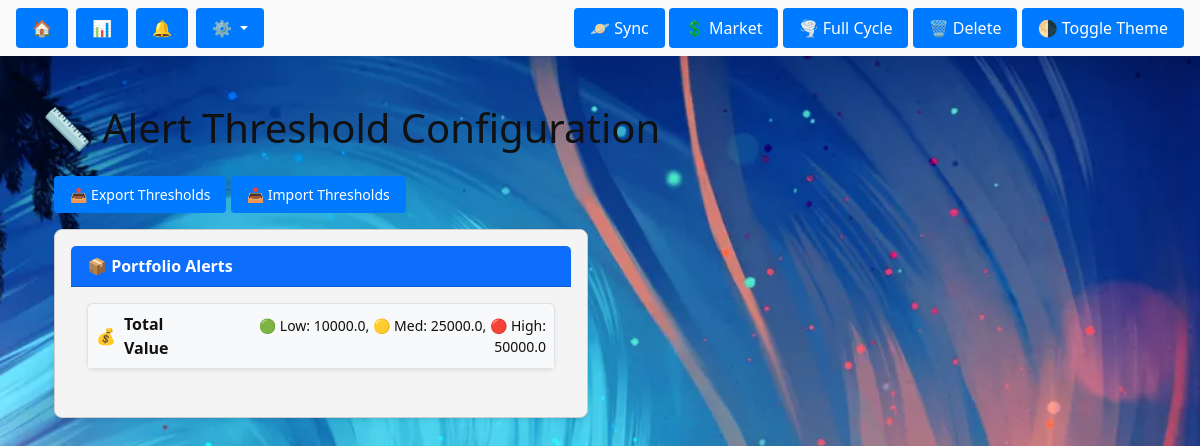
/system/alert_thresholds, run on the app's committed database.
### tables this page shows
CREATE TABLE alert_thresholds (
                    id TEXT PRIMARY KEY,
                    alert_type TEXT NOT NULL,
                    alert_class TEXT NOT NULL,
                    metric_key TEXT NOT NULL,
                    condition TEXT NOT NULL,
                    low REAL NOT NULL,
                    medium REAL NOT NULL,
                    high REAL NOT NULL,
                    enabled BOOLEAN DEFAULT 1,
                    last_modified TEXT DEFAULT CURRENT_TIMESTAMP
                );

### system/system_bp.py (the view)
@system_bp.route("/alert_thresholds", methods=["GET"])
def list_alert_thresholds():
    db = current_app.data_locker.db
    thresholds = DLThresholdManager(db).get_all()
    grouped = {}
    for t in thresholds:
        for level in ["low", "medium", "high"]:
            notify_field = f"{level}_notify"
            raw = getattr(t, notify_field, "") or ""
            notify_list = [v.strip() for v in raw.split(",") if v.strip()]
            setattr(t, f"{notify_field}_list", notify_list)
            value_field = getattr(t, level, None)
            setattr(t, f"{level}_val", value_field)
        grouped.setdefault(t.alert_class, []).append(t)
    return render_template("system/alert_thresholds.html", grouped_thresholds=grouped)

### data/data_locker.py (called while the page is built, shortened)
    def seed_default_thresholds(self):
        existing = self.db.get_cursor().execute("SELECT COUNT(*) FROM alert_thresholds").fetchone()[0]
        if existing > 0:
            return  # Already seeded

### data/database.py (called while the page is built)
    def connect(self):
        if self.conn is None:
            dir_name = os.path.dirname(self.db_path)
            if dir_name and dir_name.strip() != "":
                os.makedirs(dir_name, exist_ok=True)
            self.conn = sqlite3.connect(self.db_path, check_same_thread=False)
            self.conn.row_factory = sqlite3.Row
            self.conn.execute("PRAGMA journal_mode=WAL;")
        return self.conn

    def get_cursor(self):
        return self.connect().cursor()

    def commit(self):
        self.connect().commit()

### data/dl_monitor_ledger.py (called while the page is built)
    def ensure_table(self):
        cursor = self.db.get_cursor()
        cursor.execute("""
            CREATE TABLE IF NOT EXISTS monitor_ledger (
                id TEXT PRIMARY KEY,
                monitor_name TEXT NOT NULL,
                timestamp TEXT NOT NULL,
                status TEXT NOT NULL,
                metadata TEXT,
                created_at TEXT DEFAULT CURRENT_TIMESTAMP
            )
        """)
        self.db.commit()
        log.success("✅ monitor_ledger table ensured", source="DLMonitorLedger")

### data/dl_system_data.py (called while the page is built)
    def get_active_theme_profile(self) -> dict:
        try:
            cursor = self.db.get_cursor()
            row = cursor.execute("SELECT theme_active_profile FROM system_vars WHERE id = 1").fetchone()
            if not row or not row["theme_active_profile"]:
                return {}
            active_name = row["theme_active_profile"]
            all_profiles = self.get_theme_profiles()
            return all_profiles.get(active_name, {})
        except Exception as e:
            log.error(f"❌ Failed to retrieve active theme profile: {e}", source="DLSystemDataManager")
            return {}

### data/dl_thresholds.py (called while the page is built)
    def get_all(self) -> list:
        cursor = self.db.get_cursor()
        rows = cursor.execute("SELECT * FROM alert_thresholds ORDER BY alert_type").fetchall()
        return [AlertThreshold(**dict(row)) for row in rows]

### sonic_app.py (called while the page is built)
@app.context_processor
def inject_theme_profile():
    try:
        from system.system_core import SystemCore
        core = SystemCore(current_app.data_locker)
        active_theme = core.get_active_profile()
        return {"active_theme_profile": active_theme or {}}
    except Exception as e:
        return {"active_theme_profile": {}}

### templates/system/alert_thresholds.html (shortened to what this page needs)
{% extends "base.html" %}
{% block page_title %}
  <h1 class="mb-4">📏 Alert Threshold Configuration</h1>
{% endblock %}
{% block content %}
<div class="container-fluid">
  <div class="mb-3">
    <button class="btn btn-sm btn-primary" onclick="downloadThresholds()">📤 Export Thresholds</button>
    <button class="btn btn-sm btn-secondary" onclick="document.getElementById('thresholdUpload').click()">📥 Import Thresholds</button>
  </div>
  <div class="row">
    {% for alert_class, thresholds in grouped_thresholds.items() %}
      <div class="col-md-6">
        <div class="card shadow-sm mb-4">
          <div class="card-header bg-primary text-white fw-bold">
            {% if alert_class == "Portfolio" %} 📦 Portfolio Alerts
            {% elif alert_class == "Position" %} 🧍 Position Alerts
            {% elif alert_class == "Market" %} 💹 Market Alerts
            {% else %} ⚙️ {{ alert_class }} Alerts
            {% endif %}
          </div>
          <div class="card-body">
            {% for t in thresholds %}
              <div class="mb-3 border rounded shadow-sm" id="card-{{ t.id }}" style="cursor: pointer;" onclick="toggleCard('{{ t.id }}')">
                <div class="p-2 bg-light rounded-top">
                  <div class="d-flex align-items-center justify-content-between">
                    <div class="d-flex align-items-center gap-2">
                      {% if t.alert_type == "AvgLeverage" %}
                        <span>⚖️</span><strong>Total Leverage</strong>
                      {% elif t.alert_type == "AvgTravelPercent" %}
                        <span>✈️</span><strong>Total Travel Percent</strong>
                      {% elif t.alert_type == "TotalHeat" %}
                        <span>🔥</span><strong>Total Heat</strong>
                      {% elif t.alert_type == "TotalValue" %}
                        <span>💰</span><strong>Total Value</strong>
                      {% elif t.alert_type == "TotalSize" %}
                        <span>📊</span><strong>Total Size</strong>
                      {% elif t.alert_type == "ValueToCollateralRatio" %}
                        <span>📐</span><strong>Total Ratio</strong>
                      {% elif t.alert_class == "Position" %}
                        <span>🔔</span><strong>{{ t.alert_type }}</strong>
                      {% else %}
                        <span>🔔</span><strong>{{ t.alert_type }}</strong>
                      {% endif %}
                    </div>
                    <small class="text-end">
                      <span style="color:green">🟢</span> Low: {{ t.low_val }},
                      <span style="color:orange">🟡</span> Med: {{ t.medium_val }},
                      <span style="color:red">🔴</span> High: {{ t.high_val }}
                    </small>
                  </div>
                </div>
              </div>
            {% endfor %}
          </div>
        </div>
      </div>
    {% endfor %}
  </div>
</div>
{% endblock %}

### static/css/base.css (style rules this page uses)
:root { --bg: #ffffff; --text: #111111; --card-bg: #f4f4f4; --card-border: #cccccc; --navbar-bg: #fafafa; --primary: #007bff; --primary-hover: #0056b3; --accent: #f0f0f0; --heat-red: #dc3545; --heat-green: #28a745; }
body, html { margin: 0; padding: 0; font-family: "Segoe UI", sans-serif; background-color: var(--bg); color: var(--text); transition: background-color 0.3s ease, color 0.3s ease; }
.card, .common-box, .liquidation-box, .portfolio-box { background-color: var(--card-bg); color: var(--text); border: 1px solid var(--card-border); border-radius: 8px; padding: 1rem; margin-bottom: 1rem; }
button, .btn { background-color: var(--primary); border: none; color: white; padding: 0.5rem 1rem; border-radius: 4px; cursor: pointer; }
body::after { content: attr(data-theme); position: fixed; bottom: 10px; right: 10px; background: red; color: white; padding: 2px 8px; font-size: 12px; border-radius: 4px; z-index: 9999; }

### static/css/portfolio_status.css (style rules this page uses)
body { background-image: url('/static/images/wally.png'); background-size: cover; background-repeat: no-repeat; background-attachment: fixed; background-position: center center; }

### data on the page
alert_thresholds: alert_class "📦 Portfolio Alerts", alert_type "Total Value", low_val "10000.0", medium_val "25000.0", high_val "50000.0"
